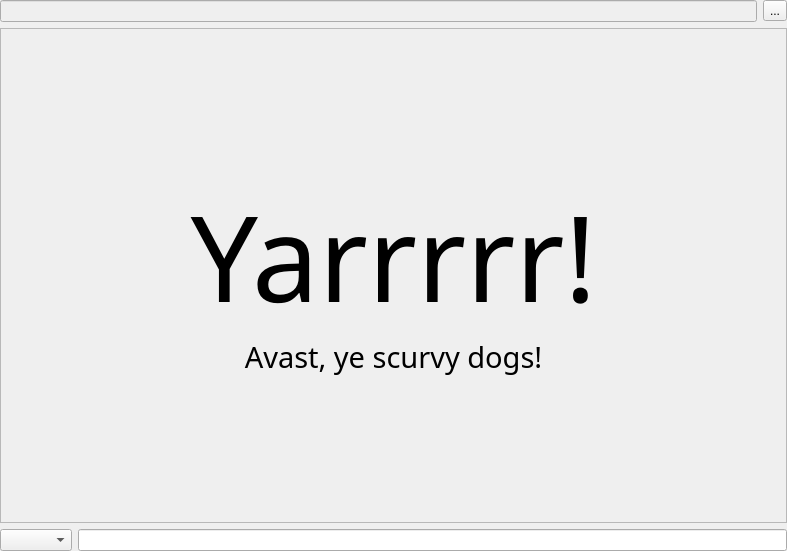
<ui version="4.0" >
 <class>BufferWidget</class>
 <widget class="QWidget" name="BufferWidget" >
  <property name="geometry" >
   <rect>
    <x>0</x>
    <y>0</y>
    <width>787</width>
    <height>551</height>
   </rect>
  </property>
  <property name="sizePolicy" >
   <sizepolicy vsizetype="Expanding" hsizetype="Expanding" >
    <horstretch>5</horstretch>
    <verstretch>0</verstretch>
   </sizepolicy>
  </property>
  <property name="minimumSize" >
   <size>
    <width>200</width>
    <height>100</height>
   </size>
  </property>
  <property name="contextMenuPolicy" >
   <enum>Qt::DefaultContextMenu</enum>
  </property>
  <property name="windowTitle" >
   <string>YourNickname #quassel Network: The Topic</string>
  </property>
  <layout class="QVBoxLayout" >
   <property name="spacing" >
    <number>6</number>
   </property>
   <property name="leftMargin" >
    <number>0</number>
   </property>
   <property name="topMargin" >
    <number>0</number>
   </property>
   <property name="rightMargin" >
    <number>0</number>
   </property>
   <property name="bottomMargin" >
    <number>0</number>
   </property>
   <item>
    <layout class="QHBoxLayout" >
     <property name="spacing" >
      <number>6</number>
     </property>
     <property name="leftMargin" >
      <number>0</number>
     </property>
     <property name="topMargin" >
      <number>0</number>
     </property>
     <property name="rightMargin" >
      <number>0</number>
     </property>
     <property name="bottomMargin" >
      <number>0</number>
     </property>
     <item>
      <widget class="QLineEdit" name="topicEdit" >
       <property name="enabled" >
        <bool>false</bool>
       </property>
       <property name="focusPolicy" >
        <enum>Qt::ClickFocus</enum>
       </property>
       <property name="readOnly" >
        <bool>true</bool>
       </property>
      </widget>
     </item>
     <item>
      <widget class="QToolButton" name="chanSettingsButton" >
       <property name="windowModality" >
        <enum>Qt::NonModal</enum>
       </property>
       <property name="sizePolicy" >
        <sizepolicy vsizetype="Fixed" hsizetype="Fixed" >
         <horstretch>0</horstretch>
         <verstretch>0</verstretch>
        </sizepolicy>
       </property>
       <property name="layoutDirection" >
        <enum>Qt::LeftToRight</enum>
       </property>
       <property name="text" >
        <string>...</string>
       </property>
      </widget>
     </item>
    </layout>
   </item>
   <item>
    <widget class="QStackedWidget" name="stackedWidget" >
     <property name="sizePolicy" >
      <sizepolicy vsizetype="Preferred" hsizetype="Expanding" >
       <horstretch>0</horstretch>
       <verstretch>0</verstretch>
      </sizepolicy>
     </property>
     <property name="currentIndex" >
      <number>0</number>
     </property>
     <widget class="QWidget" name="page" >
      <layout class="QVBoxLayout" >
       <property name="spacing" >
        <number>6</number>
       </property>
       <property name="leftMargin" >
        <number>0</number>
       </property>
       <property name="topMargin" >
        <number>0</number>
       </property>
       <property name="rightMargin" >
        <number>0</number>
       </property>
       <property name="bottomMargin" >
        <number>0</number>
       </property>
       <item>
        <widget class="QFrame" name="frame" >
         <property name="frameShape" >
          <enum>QFrame::StyledPanel</enum>
         </property>
         <property name="frameShadow" >
          <enum>QFrame::Plain</enum>
         </property>
         <layout class="QVBoxLayout" >
          <property name="spacing" >
           <number>6</number>
          </property>
          <property name="leftMargin" >
           <number>9</number>
          </property>
          <property name="topMargin" >
           <number>9</number>
          </property>
          <property name="rightMargin" >
           <number>9</number>
          </property>
          <property name="bottomMargin" >
           <number>9</number>
          </property>
          <item>
           <widget class="QLabel" name="label" >
            <property name="font" >
             <font>
              <family>Trebuchet MS</family>
             </font>
            </property>
            <property name="text" >
             <string>&lt;html>&lt;head>&lt;meta name="qrichtext" content="1" />&lt;style type="text/css">
p, li { white-space: pre-wrap; }
&lt;/style>&lt;/head>&lt;body style=" font-family:'Trebuchet MS'; font-size:14pt; font-weight:400; font-style:normal;">
&lt;p style=" margin-top:0px; margin-bottom:0px; margin-left:0px; margin-right:0px; -qt-block-indent:0; text-indent:0px; font-size:11pt;">&lt;span style=" font-size:89pt;">Yarrrrr!&lt;/span>&lt;/p>
&lt;p style=" margin-top:0px; margin-bottom:0px; margin-left:0px; margin-right:0px; -qt-block-indent:0; text-indent:0px; font-size:49pt;">&lt;span style=" font-size:22pt;">Avast, ye scurvy dogs!&lt;/span>&lt;/p>&lt;/body>&lt;/html></string>
            </property>
            <property name="scaledContents" >
             <bool>true</bool>
            </property>
            <property name="alignment" >
             <set>Qt::AlignBottom|Qt::AlignCenter|Qt::AlignHCenter|Qt::AlignTop|Qt::AlignVCenter|Qt::AlignVertical_Mask</set>
            </property>
           </widget>
          </item>
         </layout>
        </widget>
       </item>
      </layout>
     </widget>
    </widget>
   </item>
   <item>
    <layout class="QHBoxLayout" >
     <property name="spacing" >
      <number>6</number>
     </property>
     <property name="leftMargin" >
      <number>0</number>
     </property>
     <property name="topMargin" >
      <number>0</number>
     </property>
     <property name="rightMargin" >
      <number>0</number>
     </property>
     <property name="bottomMargin" >
      <number>0</number>
     </property>
     <item>
      <widget class="QComboBox" name="ownNick" >
       <property name="sizeAdjustPolicy" >
        <enum>QComboBox::AdjustToContents</enum>
       </property>
      </widget>
     </item>
     <item>
      <widget class="ChannelWidgetInput" name="inputEdit" >
       <property name="sizePolicy" >
        <sizepolicy vsizetype="Fixed" hsizetype="MinimumExpanding" >
         <horstretch>0</horstretch>
         <verstretch>0</verstretch>
        </sizepolicy>
       </property>
      </widget>
     </item>
    </layout>
   </item>
  </layout>
 </widget>
 <customwidgets>
  <customwidget>
   <class>ChannelWidgetInput</class>
   <extends>QLineEdit</extends>
   <header>channelwidgetinput.h</header>
  </customwidget>
 </customwidgets>
 <tabstops>
  <tabstop>inputEdit</tabstop>
  <tabstop>ownNick</tabstop>
  <tabstop>topicEdit</tabstop>
  <tabstop>chanSettingsButton</tabstop>
 </tabstops>
 <resources/>
 <connections/>
</ui>
